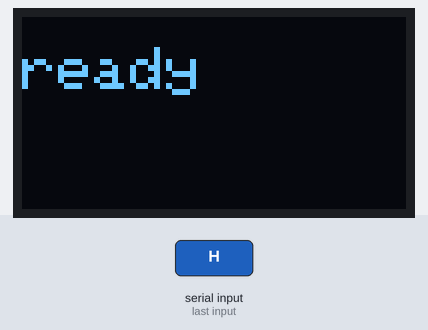
Recording of a sketch running on a simulated Arduino Uno, built with avr-gcc and run on an emulated ATmega328P. Parts: 128×64 one-colour display. Inputs (shaded band) come from the test bench. What the sketch prints to the serial monitor is not drawn.

3.3 s: "H" received over Serial
Above: at 4.1 s.
Timing chart, 0 to 6.3 s (numbered marks = the images above; inputs shaded):
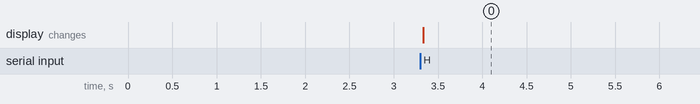

The sketch:

serialvideo.ino
```cpp
#include <Wire.h>
#include <Adafruit_GFX.h>
#include <Adafruit_SSD1306.h>
#include <stdlib.h>

#define SCREEN_WIDTH 128 // OLED display width,  in pixels
#define SCREEN_HEIGHT 64 // OLED display height, in pixels

// declare an SSD1306 display object connected to I2C
Adafruit_SSD1306 oled(SCREEN_WIDTH, SCREEN_HEIGHT, &Wire, -1);

// yes i understand there is a 2% - 5% chance of error at high baud
#define PACKET_SIZE 18 // 16 bytes per packet

int packet[PACKET_SIZE]; // serial buffer for incoming data - in bytes
bool lstart = false;      // start of message flag

// the ardunio uno has 2kb operating memory, and the i2c screen uses 1kb
// leaving me with a migraine and a small buffer
char buffer[128];
int shthold[32] = {0,0,0,0,0,0,0,0};
int shthold2[32] = {0,0,0,0,0,0,0,0};
int container = 0;
int bin = 0;
long bno = 0;
long rem = 0;
long r = 1;
int p = 0;
int o = 0;
char v[4];
char binn[8]; // debug buffer
int y = 0;
bool go = false;

void decode() {
  int l = 0;
  for (int f = 0; f < PACKET_SIZE - 2; f++) {
    container = packet[f];

    //line bounds
    if (packet[f] == 172) {
      go = true;
      l++;
      continue;
    }
    else if (packet[f] == 63) {
      go = false;
      continue;
    }

    shthold[7] = 0;
    shthold[6] = 0;
    shthold[5] = 0;
    shthold[4] = 0;
    shthold[3] = 0;
    shthold[2] = 0;
    shthold[1] = 0;
    shthold[0] = 0;
    shthold2[7] = 0;
    shthold2[6] = 0;
    shthold2[5] = 0;
    shthold2[4] = 0;
    shthold2[3] = 0;
    shthold2[2] = 0;
    shthold2[1] = 0;
    shthold2[0] = 0;
    bin = container;
    while (bin != 0) {
      rem = bin % 2;
      bin = bin / 2;
      shthold2[o] = rem;
      o++;
    }
    y = 8 - o;
    //lazy but it works
    switch(y) {
      case 1:
        shthold[7] = shthold2[6];
        shthold[6] = shthold2[5];
        shthold[5] = shthold2[4];
        shthold[4] = shthold2[3];
        shthold[3] = shthold2[2];
        shthold[2] = shthold2[1];
        shthold[1] = shthold2[0];
        break;
      case 2:
        shthold[7] = shthold2[5];
        shthold[6] = shthold2[4];
        shthold[5] = shthold2[3];
        shthold[4] = shthold2[2];
        shthold[3] = shthold2[1];
        shthold[2] = shthold2[0];
        break;
      case 3:
        shthold[7] = shthold2[4];
        shthold[6] = shthold2[3];
        shthold[5] = shthold2[2];
        shthold[4] = shthold2[1];
        shthold[3] = shthold2[0];
        break;
      case 4:
        shthold[7] = shthold2[3];
        shthold[6] = shthold2[2];
        shthold[5] = shthold2[1];
        shthold[4] = shthold2[0];
        break;
      case 5:
        shthold[7] = shthold2[2];
        shthold[6] = shthold2[1];
        shthold[5] = shthold2[0];
        break;
      case 6:
        shthold[7] = shthold2[1];
        shthold[6] = shthold2[0];
        break;
      case 7:
        shthold[7] = shthold[0];
        break;
      case 8:
        shthold[7] = 0;
        shthold[6] = 0;
        shthold[5] = 0;
        shthold[4] = 0;
        shthold[3] = 0;
        shthold[2] = 0;
        shthold[1] = 0;
        shthold[0] = 0;
        break;
      case 0:
        shthold[7] = shthold2[0];
        shthold[6] = shthold2[1];
        shthold[5] = shthold2[2];
        shthold[4] = shthold2[3];
        shthold[3] = shthold2[4];
        shthold[2] = shthold2[5];
        shthold[1] = shthold2[6];
        shthold[0] = shthold2[7];
        break;
    }
    o = 0;

    for (int t = 0; t < 8; t++) {
      buffer[((f-l)*8)+t] = shthold[t] + 48;
    }
  }
}

void setup() {
  Serial.begin(57600);
  //Serial.begin(9600);

  // initialize OLED display with address 0x3C for 128x64
  if (!oled.begin(SSD1306_SWITCHCAPVCC, 0x3C)) {
    Serial.println(F("SSD1306 allocation failed"));
    while (true);
  }

  delay(2000); // wait for initializing
  oled.setCursor(0, 0);
  Serial.println("Initialized and ready");
}

void loop() {
  if (Serial.available() > 0) {
    delay(4);
    for (int u = 0; u < 18; u++) {
      packet[u] = Serial.read();
      // if decode() is ran here, it becomes so ram heavy it literally boot loops the uno
      //Serial.print(packet[u]);

      if (packet[u] == 'H') { //respond
        lstart = true;
        Serial.println('H');
        oled.clearDisplay();
        oled.setTextSize(2);
        oled.setCursor(0, 10);
        oled.println("ready");
        oled.display();
        u--;
      }

      // frame bounds
      if (packet[u] == 204) {
        oled.clearDisplay();
        p = -1;
        u--;
      }

      else if (packet[u] == 51) {
        oled.display();
        //p--;
        u--;
      }
    }

    decode();

    for (int g = 0; g < 128; g++) {
      if (buffer[g] == '1') {
        oled.drawPixel(g, p, WHITE);
      }
      else if (buffer[g] == '0') {
        oled.drawPixel(g, p, BLACK);
      }
    }
    Serial.print("R");
    p++;

    /* if (p >= 63) {
      p = 0;
    } */
  }
}
```

Measured:
- after the input at 3.3 s, the display: changes at once (image 0)
